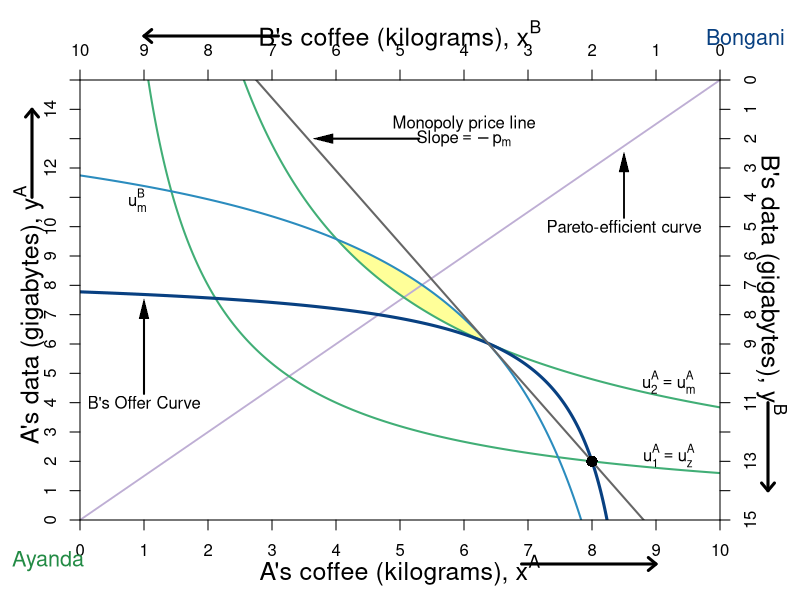

Write R code to recreate this figure. (Note: this script raises an error after producing the figure.)
#require(ggplot2)
require(shape)
pdf(file = "property/property_psp_offer_no_uB.pdf", width = 9, height = 7)

#Set parameters for graphics
axislabelsize <- 1.5
graphlinewidth <- 2
backgroundlinewidth <- 1.8
namesize <- 1.3

COL <- c("#7fc97f", "#beaed4", "#fdc086", "#ffff99", "#386cb0", "#f0027f", "#bf5b17", "#666666")
COLA <- c("#99d8c9","#66c2a4","#41ae76", "#238b45", "#005824")
COLB <- c("#4eb3d3", "#2b8cbe", "#0868ac","#084081")


indiffcurveA1 <- function(x, U = 4, A = 1, a = 0.5) {
  ((((U-2)/A)*(1/x)^a)^(1/(1-a)))
}

indiffcurveA2 <- function(x, U = 4, A = 1, a = 0.5) {
  (((U/A)*(1/x)^a)^(1/(1-a)))
}

indiffcurveA3 <- function(x, U = 6.196918, A = 1, a = 0.5) {
  (((U/A)*(1/x)^a)^(1/(1-a)))
}

indiffcurveA4 <- function(x, U = 6.984164, A = 1, a = 0.5) {
  ((((U)/A)*(1/x)^a)^(1/(1-a)))
}

paretoEC <- function(x) {
  (3/2)*x
}

MonopolyPrice <- function(x) {
  21.82142 - 2.477677*x 
}

OfferCurveA <- function(x) {
  x/(x  - 4)
}

mrsplot <- function(x) {
  (13/2)*(x/(9-x)^2)
}

OfferCurveB <- function(x) {
  15 - (13/2)*(10 - x)/(9 - x)
}

uB <- function(xA, yA, alpha = 1/2){
  ((10-xA)^alpha)*((15-yA)^(1 - alpha))
}


#Deriving the offer curves: let py = 1
#wA = 8px + 2py = 8px + 2; Demand: x = w/2px => x = 4 + 1/px => px = 1/(x - 4)
#Offer curve is y = px*x => (1/(x-4))*x = x/(x-4) defined for x neq 4
#wA = 2px + 13py = 2px + 13; Demand: x = w/2px => x = 1 + 13/2px => px = 13/2(x - 1)
#B's Offer curve is y = px*x => (13/2)(1/(x-1))*x = (13/2)(x/(x-1)
#Therefore in terms of yA and xA:
#15 - y = (13/2)*(10 - x)/(10 - x - 1)
#Therefore y = 15 - (13/2)*(10-x)/(9 - x) defined for x neq 9
#The tangency of the indifference curve and the offer curve gives mrsplot
#Where mrsplot equals that offer curve, we get x = (3/17)*(51 - sqrt(221)) = 6.376576; 
#So y = 6.022321; therefore u = (6.376576^0.5)*(6.022321^0.5)

indiffcurveBneg1 <- function(x, U = 5.09, A = 1, a = 0.5) {
  15 - (((U/A)*(1/(10 - x))^a)^(1/(1-a)))
}

indiffcurveBneg2 <- function(x, U = 5.703502, A = 1, a = 0.5) {
  15 - (((U/A)*(1/(10 - x))^a)^(1/(1-a)))
}

par(mar =  c(4, 4, 4, 4))
xlims <- c(0, 10)
ylims <- c(0, 15)
xlims2 <- c(10, 0)
ylims2 <- c(15, 0)

plot(0, 0, xlim = xlims, ylim = ylims, type = "n",
     xlab = "",
     ylab = "", 
     xaxt = "n", 
     yaxt = "n", 
     cex.lab = axislabelsize, 
     bty = "n",
     xaxs="i", 
     yaxs="i")


npts <- 500 
npts2 <- 501

#Specify the sequences of points for graphing. 
xx1 <- seq(xlims[1], xlims[2], length.out = npts)
yy1 <- indiffcurveA2(xx1, U = 4, A = 1, a = 0.5)
yy2 <- indiffcurveA2(xx1)

#Polygon Attempt
#polygon(x = c(1.34, 6, 8, 10 - 6.73), y = c(12, 9, 2, 15 - 10.1), col="powderblue", density=NULL, border = NA)

#I need something like xx1 with npts for 
xpoly1 <- seq(from = 4.05, to = 6.3, length.out = 500)
ypoly1 <- indiffcurveA3(xpoly1, U = 6.196918, A = 1, a = 0.5)
ypoly2 <- indiffcurveBneg1(xpoly1, U = 5.703502, A = 1, a = 0.5)
polygon(x = c(xpoly1, rev(xpoly1)), y = c(ypoly1, rev(ypoly2)), col=COL[4], density=NULL, border = NA)

xx2 <- seq(4, xlims[2], length.out = npts)
xx3 <- seq(xlims[1], 9, length.out = npts)

#Pareto efficiency curve
segments(0, 0, 10, 15, lty = 1, lwd = backgroundlinewidth, col = COL[2])
text(8.5, 10, expression("Pareto-efficient curve"))
Arrows(8.5, 10.3, 8.5, 12.2, col = "black", lty = 1, lwd = backgroundlinewidth, arr.type = "triangle", arr.lwd = 0.5)



#Draw the lines for the graphs
#lines(xx1, indiffcurveA1(xx1), col = COLA[3], lwd = graphlinewidth)
lines(xx1, indiffcurveA2(xx1), col = COLA[3], lwd = graphlinewidth)
lines(xx1, indiffcurveA3(xx1), col = COLA[3], lwd = graphlinewidth)

#lines(xx1, mrsplot(xx1), col = COL[1], lwd = graphlinewidth)
lines(xx1, indiffcurveBneg1(xx1, U = 5.703502), col = COLB[2], lwd = graphlinewidth)
#lines(xx1, indiffcurveBneg2(xx1), col = COLB[2], lwd = graphlinewidth)

lines(xx3, OfferCurveB(xx3), col = COLB[4], lwd = graphlinewidth+1)
lines(xx1, MonopolyPrice(xx1), col = COL[8], lwd = graphlinewidth)

#Customize ticks and labels for the plot
ticksy <- seq(from = 0, to = 15, by = 1)
ylabels <- seq(from = 0, to = 15, by = 1)
ticksx <- seq(from = 0, to = 10, by = 1)
xlabels <- seq(from = 0, to = 10, by = 1)
axis(1, at = ticksx, pos = 0, labels = xlabels)
axis(2, at = ticksy, pos = 0, labels = ylabels, las = 0)

mtext(expression(paste("A's coffee (kilograms), ", x^A)), side=1, line = 2.5, cex = axislabelsize)
text(-0.8, 7, expression(paste("A's data (gigabytes), ", y^A)), xpd = TRUE, cex = axislabelsize, srt = 90) 

#Add arrows:
arrows(-0.75, 11, -0.75, 14, xpd = TRUE, length=0.1,angle=40,lwd=3)
arrows(6.9, -1.5, 9, -1.5, xpd = TRUE, length=0.1,angle=40,lwd=3)


#Annotation of the three graphs and the NE
#text(9.6, 0.9, expression(u[1]^A))
text(9.2, 2.2, expression(u[1]^A == u[z]^A))
text(9.2, 4.7, expression(u[2]^A == u[m]^A))
#text(9.6, 5.9, expression(u[4]^A))

#Perhaps useful point to label the unused intersection of the participation constraints
#points(1.34, 12, pch = 16, col = "black", cex = 1.5)




#Label B's offer curve
text(1, 4, expression("B's Offer Curve"))
Arrows(1, 4.3, 1, 7.2, col = "black", lty = 1, lwd = 2, arr.type = "triangle", arr.lwd = 0.5)

#Monopoly Price Line
text(6, 13.5, expression(paste("Monopoly price line")))
text(6, 13, expression(paste("Slope", phantom()==-p[m])))
Arrows(5.3, 13, 3.8, 13, col = "black", lty = 1, lwd = 2, arr.type = "triangle", arr.lwd = 0.5)


text(-0.5, -1.4, expression("Ayanda"), xpd = TRUE, cex = namesize, col = COLA[4])
text(10.4, 16.4, expression("Bongani"), xpd = TRUE, cex = namesize, col = COLB[4])

#Set up second axes and labels

par(new = TRUE)

#Use the same x and ylims as previously, but with locations switched
xlims2 <- c(10, 0)
ylims2 <- c(15, 0)

#Leave the ylab and xlab blank to ensure no axes titles
plot(0, 0, xlim = xlims2, ylim = ylims2, type = "n",
     xlab = expression(paste("")),
     ylab = expression(paste("")),
     xaxt = "n", 
     yaxt = "n", 
     cex.lab = 1.3, 
     bty = "n",
     xaxs="i", 
     yaxs="i")

#Set up axes at sides 3 and 4 (top and right)
axis(side = 3, at = ticksx, pos = 0, labels = xlabels)
axis(side = 4, at = ticksy, pos = 0, labels = ylabels, las = 0)

text(5, -1.5, expression(paste("B's coffee (kilograms), ", x^B)), xpd = TRUE, cex = axislabelsize)
text(-0.8, 7, expression(paste("B's data (gigabytes), ", y^B)), xpd = TRUE, cex = axislabelsize, srt = 270) 

#Add arrows:
arrows(-0.75, 11, -0.75, 14, xpd = TRUE, length=0.1,angle=40,lwd=3)
arrows(6.9, -1.5, 9, -1.5, xpd = TRUE, length=0.1,angle=40,lwd=3)

#Functions for B's indifference curves
indiffcurveB1 <- function(x, U = 5.09, A = 1, a = 0.5) {
  ((((U-2)/A)*(1/x)^a)^(1/(1-a)))
}

indiffcurveB2 <- function(x, U = 5.09, A = 1, a = 0.5) {
  (((U/A)*(1/x)^a)^(1/(1-a)))
}

indiffcurveB3 <- function(x, U = 5.703502, A = 1, a = 0.5) {
  ((((U)/A)*(1/x)^a)^(1/(1-a)))
}

indiffcurveB4 <- function(x, U = 8.244574, A = 1, a = 0.5) {
  ((((U)/A)*(1/x)^a)^(1/(1-a)))
}

uB2 <- function(xB, yB, alpha = 1/2){
  ((xB)^alpha)*((yB)^(1 - alpha))
}




#lines(xx1, indiffcurveB1(xx1), col = COLB[3], lwd = graphlinewidth)
#lines(xx1, indiffcurveB2(xx1), col = COLB[3], lwd = graphlinewidth)
#lines(xx1, indiffcurveB3(xx1), col = COLB[3], lwd = graphlinewidth)
#lines(xx1, indiffcurveB4(xx1), col = COLB[3], lwd = graphlinewidth)

#Label B's indifference curves
#text(9.1, 2.4, expression(u[1]^B))
text(9.1, 4.1, expression(u[m]^B))
#text(9.1, 4.6, expression(u[3]^B))
#text(9.1, 8.2, expression(u[4]^B))

#Add a point for the initial endowment
points(2, 13, pch = 16, col = "black", cex = 1.5)
text(1.9, 12.7, expression(z), cex = labelsize)




#Label a point on the middle of the curve
#points(5, 7.5, pch = 16, col = "black", cex = 1.5)
#text(5, 7, expression(i))

#(5^0.5)*(7.5^0.5) = 6.123724

#Add point for comparison to participation constraint
#points(6.2, 1.55, pch = 16, col = "black", cex = 1.5)
#text(6.1, 1.2, expression(d))


#Calculate TIOLI power allocation for B
#mrs(x,y) => pareto efficient curve is (3/2)x = y
#A's initital utility is 4 = u(8,2) = (8^0.5)*(2^0.5)
#Therefore substitute in the contract curve u_e^A = 4 = (x^A)^(0.5)(3/2*x^A)^0.5
# => x^A = 4/((3/2)^0.5) = 3.27 => x^B = 6.73
# => y^A = 3/2(x^A) = 4.9 => y^B = 10.1

#Add point g for B's TIOLI power
# points(6.73, 10.1, pch = 16, col = "black", cex = 1.5)
# text(6.73, 10.6, expression(g))

#Calculate TIOLI power allocation for A
#mrs(x,y) => pareto efficient curve is (3/2)x = y
#A's initital utility is 4 = u(8,2) = (8^0.5)*(2^0.5)
#Therefore substitute in the contract curve u_e^A = 4 = (x^A)^(0.5)(3/2*x^A)^0.5
# => x^B = 5.09/((3/2)^0.5) = 4.16 => x^A = 5.84
# => y^B = 3/2(x^B) = 6.23 => y^A = 8.77 
#=> u^A = (5.84^0.5)*(8.77^0.5) = 7.156591
#Add point f for A's TIOLI power
#points(4.16, 6.23, pch = 16, col = "black", cex = 1.5)
#text(4.16, 5.8, expression(f))



#Annotating a point that is a Pareto improvement over e.
points(3.623424, 8.977679, pch = 16, col = "black", cex = 1.5)
text(3.5, 8.6, expression(m))
#(2.94^0.5)*(12.76^0.5)

#Label Pareto Improving Lens
#text(7, 5, expression(paste("Pareto-Improving Lens")))

dev.off()
